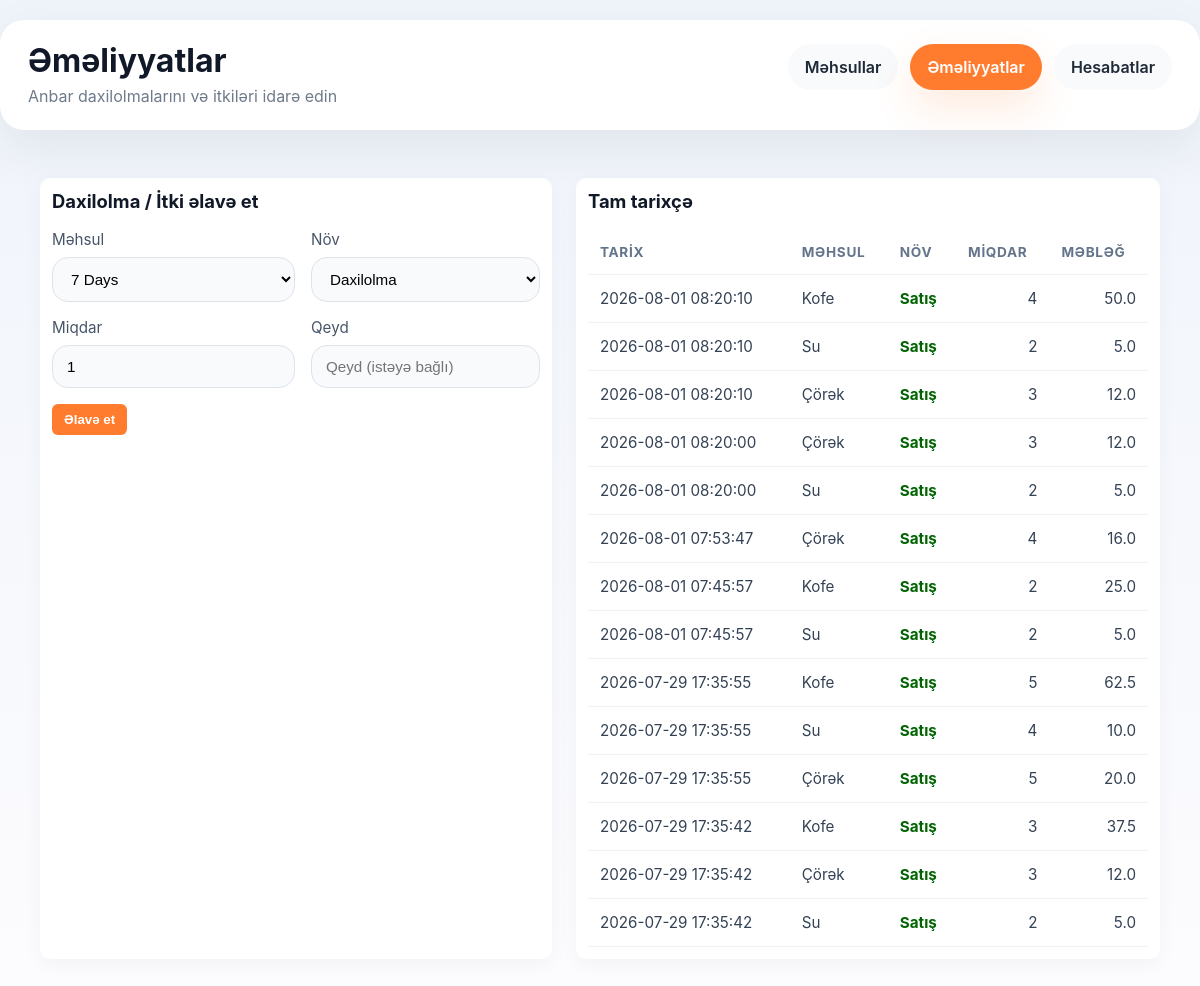
Page /operations on the committed database.
### tables this page shows
CREATE TABLE sales (
                id INTEGER PRIMARY KEY AUTOINCREMENT,
                created_at TEXT DEFAULT CURRENT_TIMESTAMP,
                total_amount REAL NOT NULL
            );

CREATE TABLE products (
                id INTEGER PRIMARY KEY AUTOINCREMENT,
                name TEXT NOT NULL,
                price REAL NOT NULL,
                stock INTEGER NOT NULL DEFAULT 0
            , category TEXT DEFAULT 'Other', image_url TEXT);

### app.py (the view)
@app.route('/operations')
def operations_page():
    init_db()
    conn = get_db()
    database_url, _ = get_db_config()
    if database_url:
        cur = conn.cursor()
        try:
            cur.execute("SELECT id, name FROM products ORDER BY name")
            products = cur.fetchall()
        finally:
            cur.close()
    else:
        cur = conn.cursor()
        try:
            cur.execute("SELECT id, name FROM products ORDER BY name")
            products = cur.fetchall()
        finally:
            cur.close()
    history = []
    if database_url:
        cur = conn.cursor()
        try:
            cur.execute(
                """
                SELECT s.created_at AS created_at,
                       p.name AS product_name,
                       'sale' AS kind,
                       si.quantity AS quantity,
                       (si.unit_price * si.quantity) AS amount
                FROM sale_items si
                JOIN sales s ON si.sale_id = s.id
                JOIN products p ON si.product_id = p.id
                UNION ALL
                SELECT sm.created_at AS created_at,
                       p.name AS product_name,
                       sm.type AS kind,
                       sm.quantity AS quantity,
                       NULL AS amount
                FROM stock_movements sm
                JOIN products p ON sm.product_id = p.id
                ORDER BY created_at DESC
                """
            )
            history = cur.fetchall()
        finally:
            cur.close()
    else:
        cur = conn.cursor()
        try:
            cur.execute(
                """
                SELECT s.created_at AS created_at,
                       p.name AS product_name,
                       'sale' AS kind,
                       si.quantity AS quantity,
                       (si.unit_price * si.quantity) AS amount
                FROM sale_items si
                JOIN sales s ON si.sale_id = s.id
                JOIN products p ON si.product_id = p.id
                UNION ALL
                SELECT sm.created_at AS created_at,
                       p.name AS product_name,
                       sm.type AS kind,
                       sm.quantity AS quantity,
                       NULL AS amount
                FROM stock_movements sm
                JOIN products p ON sm.product_id = p.id
                ORDER BY created_at DESC
                """
            )
            history = cur.fetchall()
        finally:
            cur.close()
    return render_template('operations.html', products=products, history=history)

### app.py (called while the page is built)
def get_db_config():
    database_url = os.getenv("DATABASE_URL")
    sqlite_db_path = os.getenv("SQLITE_DB_PATH", str(Path(__file__).parent / "app.db"))
    return database_url, sqlite_db_path

def get_db():
    if "db" not in g:
        database_url, sqlite_db_path = get_db_config()
        if database_url:
            conn = psycopg2.connect(database_url, cursor_factory=RealDictCursor)
            conn.autocommit = False
        else:
            conn = sqlite3.connect(sqlite_db_path)
            conn.row_factory = sqlite3.Row
        g.db = conn
    return g.db

def init_db():
    conn = get_db()
    database_url, _ = get_db_config()
    if database_url:
        _create_tables_postgres(conn)
    else:
        _create_tables_sqlite(conn)

### templates/operations.html (shortened to what this page needs)
<!doctype html>
<html lang="az">
  <head>
    <link rel="stylesheet" href="{{ url_for('static', filename='css/styles.css') }}">
  </head>
  <body>
    <div class="page-header">
      <div class="page-title">
        <h1>Əməliyyatlar</h1>
        <p class="page-subtitle">Anbar daxilolmalarını və itkiləri idarə edin</p>
      </div>
      <nav class="page-nav">
        <a href="/">Məhsullar</a>
        <a href="/operations" class="active">Əməliyyatlar</a>
        <a href="/reports">Hesabatlar</a>
      </nav>
    </div>
    <div class="container">
      <div class="operations-grid">
        <section class="card operations-card">
          <h3>Daxilolma / İtki əlavə et</h3>
          <div class="form-grid">
            <label class="form-group">
              Məhsul
              <select id="mov-product">
                {% for p in products %}
                  <option value="{{ p[0] }}">{{ p[1] }}</option>
                {% endfor %}
              </select>
            </label>
            <label class="form-group">
              Növ
              <select id="mov-type">
                <option value="daxilolma">Daxilolma</option>
              </select>
            </label>
            <label class="form-group">
              Miqdar
              <input id="mov-qty" type="number" min="1" value="1" placeholder="Miqdar">
            </label>
            <label class="form-group">
              Qeyd
              <input id="mov-note" placeholder="Qeyd (istəyə bağlı)">
            </label>
            <div class="form-actions">
              <button id="mov-add" class="add-btn">Əlavə et</button>
            </div>
          </div>
        </section>
        <section class="card operations-card history-card">
          <h3>Tam tarixçə</h3>
          <div class="table-wrap">
            <table class="history-table">
              <thead>
                <tr>
                  <th>Tarix</th>
                  <th>Məhsul</th>
                  <th>Növ</th>
                  <th class="text-right">Miqdar</th>
                  <th class="text-right">Məbləğ</th>
                </tr>
              </thead>
              <tbody id="history-body">
                {% for row in history %}
                  <tr>
                    <td>{{ row[0] }}</td>
                    <td>{{ row[1] }}</td>
                    <td class="kind-{{ row[2] }}">{{ 'Satış' if row[2] == 'sale' else row[2].capitalize() }}</td>
                    <td class="text-right">{{ row[3] }}</td>
                    <td class="text-right">{{ row[4] if row[4] is not none else '' }}</td>
                  </tr>
                {% endfor %}
              </tbody>
            </table>
          </div>
        </section>
      </div>
    </div>
  </body>
</html>

### static/css/styles.css (style rules this page uses)
:root { --bg:#f4f7fb; --card:#ffffff; --surface:#eef3f8; --accent:#ff7b2d; --accent-soft:#ffe9ca; --accent-dark:#d55d00; --muted:#6f7b8a; --border:#dee3eb; }
* { box-sizing:border-box }
body { font-family:Inter,system-ui,-apple-system,"Segoe UI",Roboto,"Helvetica Neue",Arial,sans-serif;margin:0;background:linear-gradient(180deg,#eff4fb 0%,#fdfcfe 100%);color:#1f2937;-webkit-font-smoothing:antialiased; }
html { scroll-behavior:smooth }
.container { max-width:1240px;margin:0 auto;padding:24px 20px 40px }
.page-header { max-width:1240px;margin:20px auto 24px;padding:24px 28px;background:#fff;border-radius:24px;box-shadow:0 18px 50px rgba(31,41,55,0.08);display:flex;align-items:flex-start;justify-content:space-between;gap:20px; }
.page-title h1 { margin:0;font-size:2rem;line-height:1.05;color:#111827; }
.page-subtitle { margin:8px 0 0;font-size:1rem;color:var(--muted);max-width:620px; }
.page-nav { display:flex;flex-wrap:wrap;gap:12px;align-items:center }
.page-nav a { display:inline-flex;align-items:center;gap:8px;padding:12px 16px;border-radius:999px;border:1px solid transparent;background:#f8fafc;color:#1f2937;text-decoration:none;font-weight:600;transition:all .2s ease-in-out; }
.page-nav a.active { background:var(--accent);color:#fff;box-shadow:0 18px 40px rgba(255,123,45,0.16); }
.add-btn { background:var(--accent);color:#fff;border:none;padding:10px 16px;border-radius:14px;font-weight:700;cursor:pointer; }
.operations-grid { display:grid;grid-template-columns:1fr 1.7fr;gap:24px;max-width:1240px;margin:0 auto;padding:0 20px 40px }
.card { background:#fff;border-radius:24px;box-shadow:0 14px 30px rgba(15,23,42,0.05);padding:24px; }
.operations-card h3,.history-card h3 { margin:0 0 18px;font-size:1.15rem;color:#111827; }
.form-grid { display:grid;grid-template-columns:1fr 1fr;gap:16px; }
.form-group { display:flex;flex-direction:column;gap:8px;font-size:0.95rem;color:#475569; }
.form-group select,.form-group input { padding:12px 14px;border-radius:16px;border:1px solid var(--border);background:#f8fafc;font-size:0.95rem; }
.form-actions { display:flex;flex-wrap:wrap;gap:12px;align-items:center; }
.table-wrap { overflow-x:auto; }
.history-table { width:100%;border-collapse:collapse;font-size:0.95rem;color:#334155; }
.history-table th,.history-table td { padding:14px 12px;text-align:left;border-bottom:1px solid #eef2f7; }
.history-table th { text-transform:uppercase;font-size:0.85rem;letter-spacing:0.05em;color:#64748b; }
.history-table td.text-right { text-align:right; }
.kind-sale { color:darkgreen;font-weight:700; }
.card { background:var(--card);border-radius:10px;padding:12px;box-shadow:0 6px 20px rgba(24,24,24,0.04);display:flex;flex-direction:column }
.add-btn { background:#ff7b2d;color:white;border:none;padding:8px 12px;border-radius:6px;cursor:pointer }
.kind-sale { color:darkgreen;font-weight:700 }

### rows in the picture
sales: created_at "2026-08-01 08:20:10", name "Kofe", value "Satış", row "4", row "50.0", name "Su", row "2", row "5.0", name "Çörək", row "3", row "12.0"
sales: created_at "2026-08-01 08:20:00", name "Çörək", value "Satış", row "3", row "12.0", name "Su", row "2", row "5.0"
sales: created_at "2026-08-01 07:53:47", name "Çörək", value "Satış", id "4", total_amount "16.0"
sales: created_at "2026-08-01 07:45:57", name "Kofe", value "Satış", row "2", row "25.0", name "Su", row "5.0"
sales: created_at "2026-07-29 17:35:55", name "Kofe", value "Satış", row "5", row "62.5", name "Su", row "4", row "10.0", name "Çörək", row "20.0"
sales: created_at "2026-07-29 17:35:42", name "Kofe", value "Satış", row "3", row "37.5", name "Çörək", row "12.0", name "Su", row "2", row "5.0"

### other values in the picture
form field value "7 Days"
